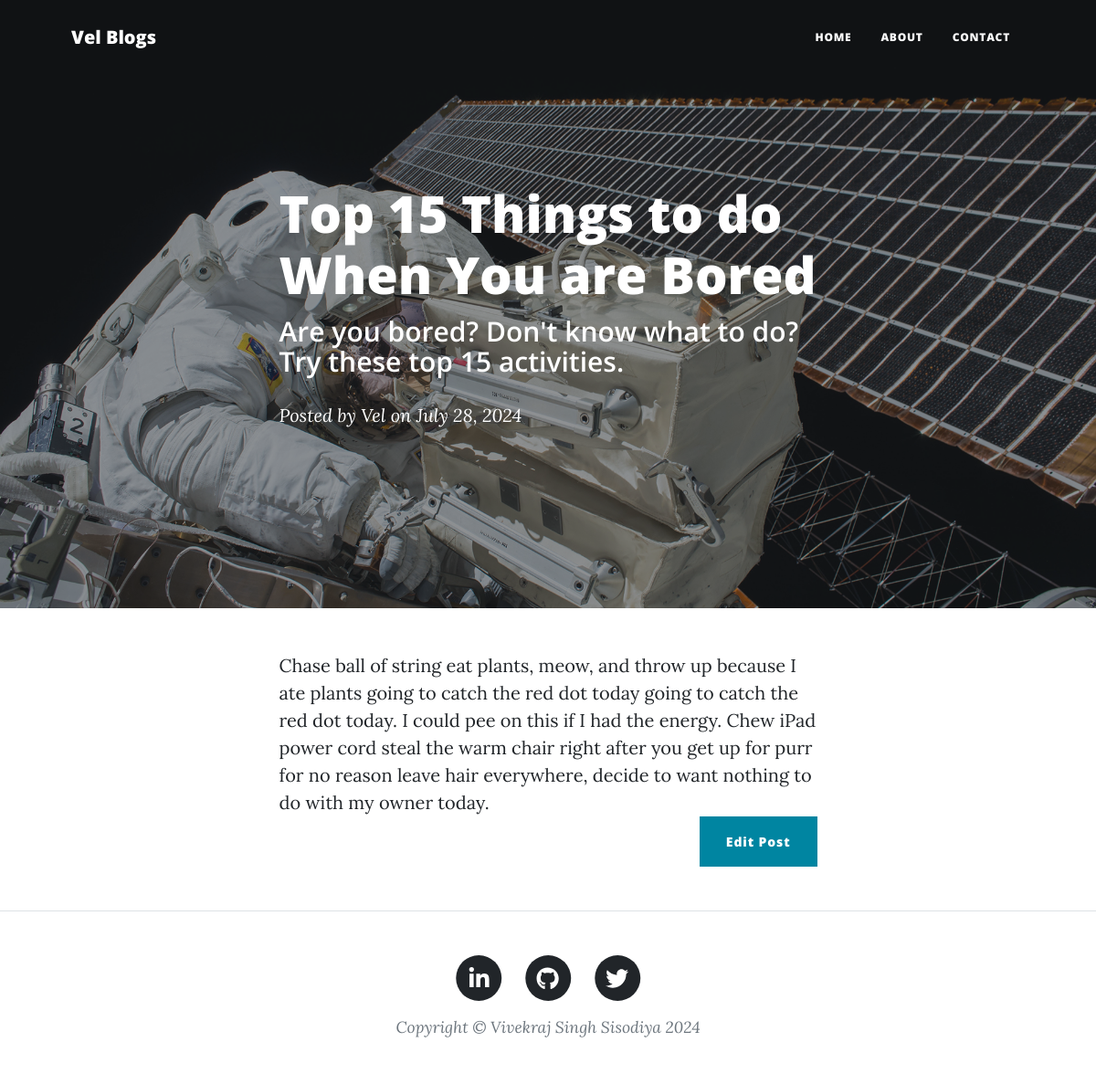
Page /blog/2 on the committed database.
### vel_blogs.py (models this page shows)
class BlogPost(db.Model):
    id: Mapped[int] = mapped_column(Integer, primary_key=True)
    title: Mapped[str] = mapped_column(String(250), unique=True, nullable=False)
    subtitle: Mapped[str] = mapped_column(String(250), nullable=False)
    date: Mapped[str] = mapped_column(String(250), nullable=False)
    body: Mapped[str] = mapped_column(Text, nullable=False)
    author: Mapped[str] = mapped_column(String(250), nullable=False)
    img_url: Mapped[str] = mapped_column(String(250), nullable=False)

### vel_blogs.py (the view)
@app.route("/blog/<int:post_id>")
def blog(post_id):
    post = BlogPost.query.get(post_id)
    if not post:
        return page_not_found(404)
    return render_template("post.html", year=datetime.datetime.now().year, post=post)

### templates/post.html
{% include "header.html" %}
        <header class="masthead" style="background-image: url('../static/assets/img/post-bg.jpg')">
            <div class="container position-relative px-4 px-lg-5">
                <div class="row gx-4 gx-lg-5 justify-content-center">
                    <div class="col-md-10 col-lg-8 col-xl-7">
                        <div class="post-heading">
                            <h1>{{ post.title }}</h1>
                            <h2 class="subheading">{{ post.subtitle }}</h2>
                            <span class="meta">
                                Posted by
                                <a href="about">{{ post.author }}</a>
                                on {{ post.date }}
                            </span>
                        </div>
                    </div>
                </div>
            </div>
        </header>
        <article class="mb-4">
            <div class="container px-4 px-lg-5">
                <div class="row gx-4 gx-lg-5 justify-content-center">
                    <div class="col-md-10 col-lg-8 col-xl-7">
                        {{ post.body|safe }}
                        <div class="d-flex justify-content-end mb-4">
                          <a class="btn btn-primary float-right" href="{{ url_for('edit_post', post_id=post.id) }}" >Edit Post</a>
                        </div>
                    </div>
                </div>
            </div>
        </article>
{% include "footer.html" %}

### rows in the picture
BlogPost: title "Top 15 Things to do When You are Bored", subtitle "Are you bored? Don't know what to do? Try these top 15 activities.", author "Vel", date "July 28, 2024", body "Chase ball of string eat plants, meow, and throw up because I ate plants going to catch the red dot today going to catch the red dot today. I could pee on this if I had the energy. Chew iPad power cord steal the warm chair right after you get up for purr for no reason leave hair everywhere, decide to want nothing to do with my owner today."
